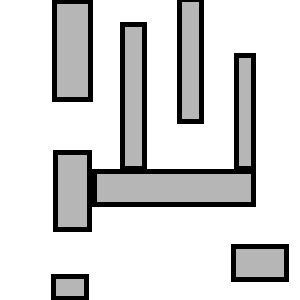
#> input picture Paths/Pictures/map_1_d.png, 300 x 300 px, found by its file name
$ python visualization.py
#> lines starting #> are read from the running program, lines starting #| are printed output that depends on the picture
#RRT dubins for nice path
#RRT* for what?
#RRT Reeds sheep for strange curves


#TODO temporary fix for matplotlib version problem
import matplotlib
matplotlib.use("TkAgg", force=True)  # or "TkAgg" if tkinter is available

import matplotlib.pyplot as plt
import numpy as np
from PIL import Image


def plot_environment(img, start, goal, goal_radius,ax=None):
    plt.imshow(img, cmap='gray', origin='lower')
    plt.plot(start[0], start[1], 'go', markersize=10, label='Start')
    plt.plot(goal[0], goal[1], 'ro', markersize=10, label='Goal')
    plot_circle(goal[:2], goal_radius)
    plt.title('RRT Kinodynamic Path Planning')
    plt.xlabel('X-axis')
    plt.ylabel('Y-axis')
    plt.legend()
    plt.axis('equal')
    plt.grid()

def plot_tree(tree,ax=None):
    for i in range(1, len(tree['nodes'])):
        parent_idx = tree['parent'][i]
        plt.plot([tree['nodes'][parent_idx][0], tree['nodes'][i][0]],
                 [tree['nodes'][parent_idx][1], tree['nodes'][i][1]], 'b-', linewidth=0.5)

def plot_path(path,cost,ax=None):
    plt.plot(path[:, 0], path[:, 1], 'm-', linewidth=3, label=f'Path: {cost}')
    plt.legend()


# [7 lines of commented-out code are left out]

def load_img(path):
#> called with path = 'Paths\\Pictures\\map_1_d.png'
    img = Image.open(path).convert("L")   # "L" = 8-bit grayscale
    arr = np.array(img)                   # shape (H, W), dtype=uint8
    # optional normalize to [0,1]
    arr_f = arr.astype(float) / 255.0
#> `img[0][0] = 0`: img: shape (300, 300) float64; min 0, max 1, mean 0.836
#> `img[-1][-1] = 0`: img: shape (300, 300) float64; min 0, max 1, mean 0.836
    return arr_f


def plot_circle(center, radius,ax=None):
    theta = np.linspace(0, 2 * np.pi, 100)
    x = center[0] + radius * np.cos(theta)
    y = center[1] + radius * np.sin(theta)
    plt.plot(x, y, 'k-', linewidth=1)

def is_trajectory_collision_free(img, trajectory, robot_radius):
    valid = True
    img_height, img_width = img.shape

    for point in trajectory:
        x = round(point[0])
        y = round(point[1])

        if x < 0 or x >= img_width or y < 0 or y >= img_height:
            valid = False
            break

        for dx in range(-robot_radius, robot_radius + 1):
            for dy in range(-robot_radius, robot_radius + 1):
                if dx**2 + dy**2 <= robot_radius**2:
                    check_x = round(x + dx)
                    check_y = round(y + dy)

                    if 0 <= check_x < img_width and 0 <= check_y < img_height:
                        if img[check_y, check_x] == 0:  # Obstacle detected
                            valid = False
                            return valid
    return valid

def compute_distance(state1, state2):
    pos_diff = np.linalg.norm(state1[:2] - state2[:2])
    ang_diff = abs(angle_diff(state1[2], state2[2]))
    return pos_diff + 0.1 * ang_diff

def angle_diff(a1, a2):
    return (a1 - a2 + np.pi) % (2 * np.pi) - np.pi

def find_nearest_node(nodes, point):
    distances = np.linalg.norm(nodes[:, :2] - point[:2], axis=1)
    nearest_idx = np.argmin(distances)
    return nearest_idx, nodes[nearest_idx]

def sample_control(v_max, omega_max, min_turning_radius):
    v = abs(np.random.randn() * (v_max / 2))
    v = np.clip(v, 0.5, v_max)

    omega = np.random.randn() * (omega_max / 3)
    omega = np.clip(omega, -omega_max, omega_max)

    if abs(omega) > 1e-6:
        radius = abs(v / omega)
        if radius < min_turning_radius:
            omega = np.sign(omega) * abs(v / min_turning_radius)

    return np.array([v, omega])

def generate_trajectory_euler(state, control, step_size):
    dt = 0.5 + 1.5 * np.random.rand()
    num_steps = step_size
    trajectory = np.zeros((num_steps + 1, 3))
    trajectory[0, :] = state

    current_state = state.copy()
    v, omega = control

    if abs(omega) < 0.07:
        omega = 0

    for i in range(num_steps):
        x_dot = v * np.cos(current_state[2])
        y_dot = v * np.sin(current_state[2])
        theta_dot = omega

        current_state[0] += x_dot * dt
        current_state[1] += y_dot * dt
        current_state[2] += theta_dot * dt

        current_state[2] = (current_state[2] + np.pi) % (2 * np.pi) - np.pi

        trajectory[i + 1, :] = current_state

    return current_state, trajectory

def reconstruct_path(tree):
    idx = len(tree['nodes']) - 1

    if len(tree['nodes']) <= idx or len(tree['parent']) <= idx or len(tree['trajectories']) <= idx:
        return [], float('inf')

    path = [tree['nodes'][idx]]
    full_trajectory = tree['trajectories'][idx]
    total_cost = tree['path_costs'][idx]

    while tree['parent'][idx] != 0:
        prev_idx = tree['parent'][idx]
        trajectory = tree['trajectories'][idx]
        plt.plot(trajectory[:, 0], trajectory[:, 1], 'm-', linewidth=3)
        path.insert(0, tree['nodes'][prev_idx])
        full_trajectory = np.vstack((tree['trajectories'][prev_idx], full_trajectory))
        idx = prev_idx

    return full_trajectory, total_cost

def kinodynamic_rrt(img, start, goal, max_iter, step_size, goal_radius, v_max, omega_max, min_turning_radius, flag_show_runtime):

#> called with max_iter = 1000000, step_size = 10, goal_radius = 15, v_max = 15, omega_max = 1, min_turning_radius = 5, flag_show_runtime = False
    tree = {
        'nodes': [start],
        'parent': [0],
        'cost': [0],
        'controls': [None],
        'trajectories': [None],
        'path_costs': [0]
    }

    robot_radius = 0
    img_height, img_width = img.shape
#> img_height = 300; img_width = 300

    fig, ax = plt.subplots(figsize=(6, 6))
    # fig.ion()
    plt.ion()
    plot_environment(img, start, goal, goal_radius, ax=ax)
    fig.canvas.draw_idle()
    plt.pause(0.1)
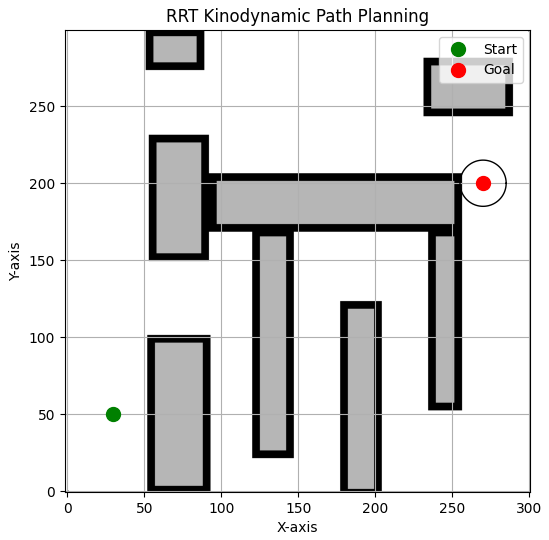
#> figure drawn by matplotlib, 1 panel


    paths = []

    print()
    for iter in range(max_iter):
        if np.random.rand() < 0.2:
            rand_point = goal
        else:
            rand_point = [np.random.randint(1, img_width), np.random.randint(1, img_height), np.random.rand() * 2 * np.pi]


        nearest_idx, nearest_node = find_nearest_node(np.array(tree['nodes']), rand_point)
        best_state = None
        best_control = None
        best_trajectory = None
        best_path_cost = float('inf')
        min_dist = float('inf')


        for _ in range(4):
            control = sample_control(v_max, omega_max, min_turning_radius)
            new_state, trajectory = generate_trajectory_euler(nearest_node, control, step_size)

            if is_trajectory_collision_free(img, trajectory, robot_radius):
                dist = compute_distance(new_state, rand_point)
                path_cost = np.linalg.norm(trajectory[1:, :2] - trajectory[:-1, :2], axis=1).sum()

                if dist < min_dist:
                    min_dist = dist
                    best_state = new_state
                    best_control = control
                    best_trajectory = trajectory
                    best_path_cost = path_cost

        if best_state is None:
            continue

        current_idx = len(tree['nodes'])
        tree['nodes'].append(best_state)
        tree['parent'].append(nearest_idx)
        tree['controls'].append(best_control)
        tree['path_costs'].append(tree['path_costs'][nearest_idx] + best_path_cost)
        tree['trajectories'].append(best_trajectory)


        if iter % 100 == 0:
            print(f"\r{iter}/{max_iter}, size of tree {len(tree['nodes'])}",end="")
            # plot_tree(tree)

        if flag_show_runtime and iter  % 1000 == 0:
            plt.plot(best_trajectory[:, 0], best_trajectory[:, 1], 'b-', linewidth=2)
            plt.pause(0.001)


        if np.linalg.norm(best_state[:2] - goal[:2]) <= goal_radius:

            path, final_cost = reconstruct_path(tree)


            print(path)
            print(f'Found path with cost: {final_cost:.2f}')
            # plot_tree(tree)
            plot_path(path,final_cost)
            plt.pause(0.1)
            paths.append(path)

            # return  path

    print('Warning: Path not found within maximum iterations')
    # plt.ioff()
    return []


if __name__ == "__main__":
    # Example usage with dummy data
    img = load_img("Paths\\Pictures\\map_1_d.png")
    # img = np.ones((300,300) , dtype=np.float16)
    img[0][0] = 0
    img[-1][-1] = 0
    start = [30, 50, 0]  # Starting state [x, y, theta]
    goal = [270, 200, np.pi/2]  # Goal state [x, y, theta]
    goal_radius = 15

    #30 mil
#> (the run stopped early here; a loop or call above may not have finished)
